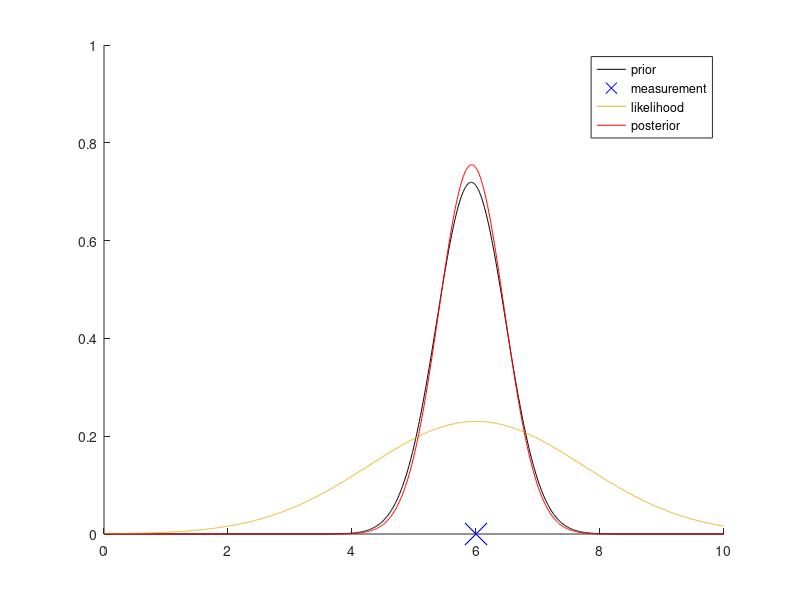

Here is the MATLAB script that generated this plot:
clear all; clc; close all;

% Example of Bayesian Inference on 2 normal distributions

x = linspace(0,10,1000);
figure; hold on; axis([0 10 0 1]);

 % Prior distribution 
pm = 5; % Prior mean
ps2 = 4; % Prior variance
prior = (2*pi*ps2)^(-0.5)*exp(-0.5*(x-pm).^2/ps2);
plotPrior = plot(x,prior,'k'); % Plot 1: prior distribution
leg = legend('prior');

% Number of recursive iterations
for i = 1:10,
    % Likelihood function 
    lm = 6; % sample mean
    ls2 = 3; % sample variance
    plotSample = plot(lm, 0, 'bx', 'MarkerSize', 16); % Plot 2: sample mean
    leg = legend('prior', 'measurement');
    
    like = (2*pi*ls2)^(-0.5)*exp(-0.5*(x-lm).^2/ls2);
    plotLike = plot(x,like); % Plot 3: sample distribution
    leg = legend('prior', 'measurement', 'likelihood');

    Ps2 = (1/ps2 + 1/ls2)^(-1);
    Pm = Ps2*(pm/ps2 + lm/ls2);
    posterior = (2*pi*Ps2)^(-0.5)*exp(-0.5*(x-Pm).^2/Ps2);
    plotPost = plot(x, posterior, 'r'); % Plot 3: product distribution
    leg = legend('prior', 'measurement', 'likelihood', 'posterior');
    
    if(i < 10),
    
        pause(1);

        delete(get(leg, 'Children'));

        delete(plotPrior);
        delete(plotLike);
        delete(plotPost);
        delete(plotSample);

        prior = posterior; % Plot 3: product distribution 
        pm = Pm;
        ps2 = Ps2;

        plotPrior = plot(x,prior,'k'); % Plot 1: prior distribution
        leg = legend('prior');
    end;
end;